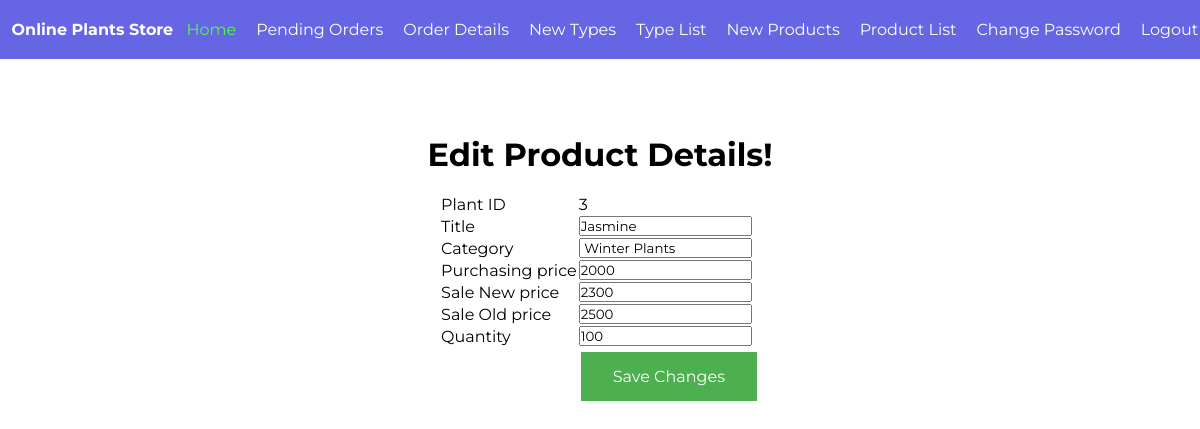
Page /admin/editproduct.php?id=3 on the committed database.
### tables this page shows
CREATE TABLE `products` (
  `id` int(10) NOT NULL,
  `title` varchar(150) NOT NULL,
  `category` varchar(150) NOT NULL,
  `description` varchar(255) NOT NULL,
  `purchasing_price` int(10) NOT NULL,
  `salling_old_price` int(10) NOT NULL,
  `selling_new_price` int(10) NOT NULL,
  `qty` int(10) NOT NULL,
  `status` varchar(100) NOT NULL,
  `product_type` varchar(100) NOT NULL,
  `photo` longblob NOT NULL
);

### admin/editproduct.php (the view, shortened to what this page needs)
<?php include '../config.php';
$id= $_GET['id'];
$title="";
$category="";
$purchasing_price=0;
$salling_old_price=0;
$selling_new_price=0;
$quantity=0;
$result = $con->query("SELECT * FROM `products` where  `id`='$id'");
if($result->num_rows > 0)
{
	while($row = $result->fetch_assoc())
	{
	    $title= $row['title'];
        $category= $row['category'];
        $purchasing_price= $row['purchasing_price'];
        $salling_old_price= $row['salling_old_price'];
        $selling_new_price= $row['selling_new_price'];
        $quantity= $row['qty'];
}
}
?>
 <?php include("header.php")?>
<br><br><br><br>
<center>
<h1>
Edit Product Details!
</h1>
<br>
<form action="editproduct.php?id=<?php echo $id; ?>" method="post">
<table>
<tr><td>Plant ID</td><td><?php echo $id; ?></td></tr>
<tr><td>Title</td><td><input type="Text" name="title" value="<?php echo $title; ?>"></td></tr>
<tr><td>Category</td><td><input type="Text" name="category" value="<?php echo $category; ?>"></td></tr>
<tr><td>Purchasing price</td><td><input type="number" name="purchasing_price" value="<?php echo $purchasing_price; ?>"></td></tr>
<tr><td>Sale New price</td><td><input type="number" name="selling_new_price" value="<?php echo $selling_new_price; ?>"></td></tr>
<tr><td>Sale Old price</td><td><input type="number" name="salling_old_price" value="<?php echo $salling_old_price; ?>"></td></tr>
<tr><td>Quantity</td><td><input type="number" name="quantity" value="<?php echo $quantity; ?>"></td></tr>
<tr><td></td><td><input class="button1" type="submit" name="submit" value="Save Changes"></td></tr>
</table>
</form>
</center>
</body>
</html>

### assets/mystyle.css (style rules this page uses)
* { padding: 0; margin: 0; font-family: 'Montserrat', sans-serif; }
html body { max-width: 100%; overflow-x: hidden; }
.button1 { background-color: #4CAF50; border: none; color: white; padding: 15px 32px; text-align: center; text-decoration: none; display: inline-block; font-size: 16px; margin: 4px 2px; cursor: pointer; }

### rows in the picture
products: title "Jasmine", category "Winter Plants", purchasing_price "2000", selling_new_price "2300", salling_old_price "2500", quantity "100"

### other values in the picture
$id "3"
